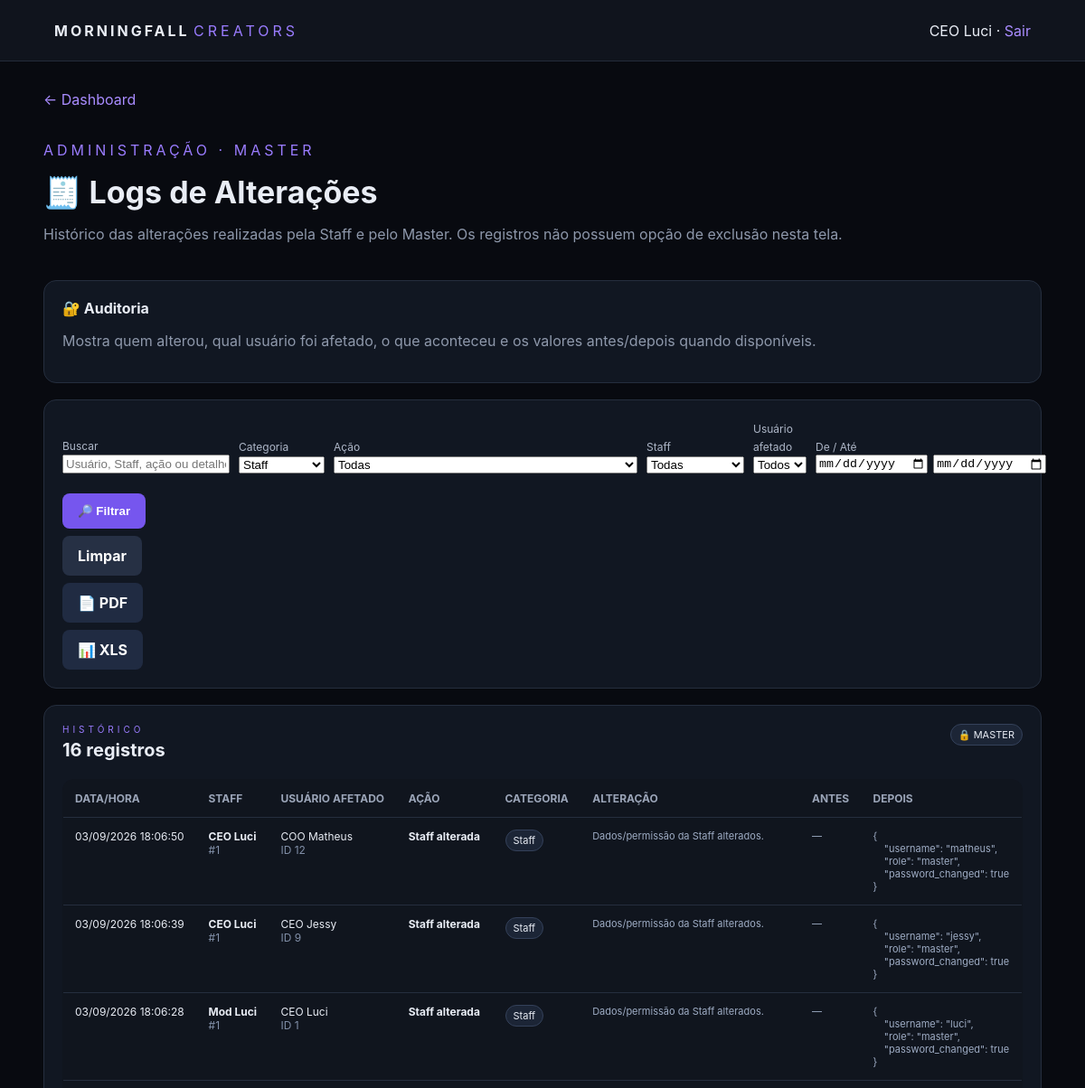
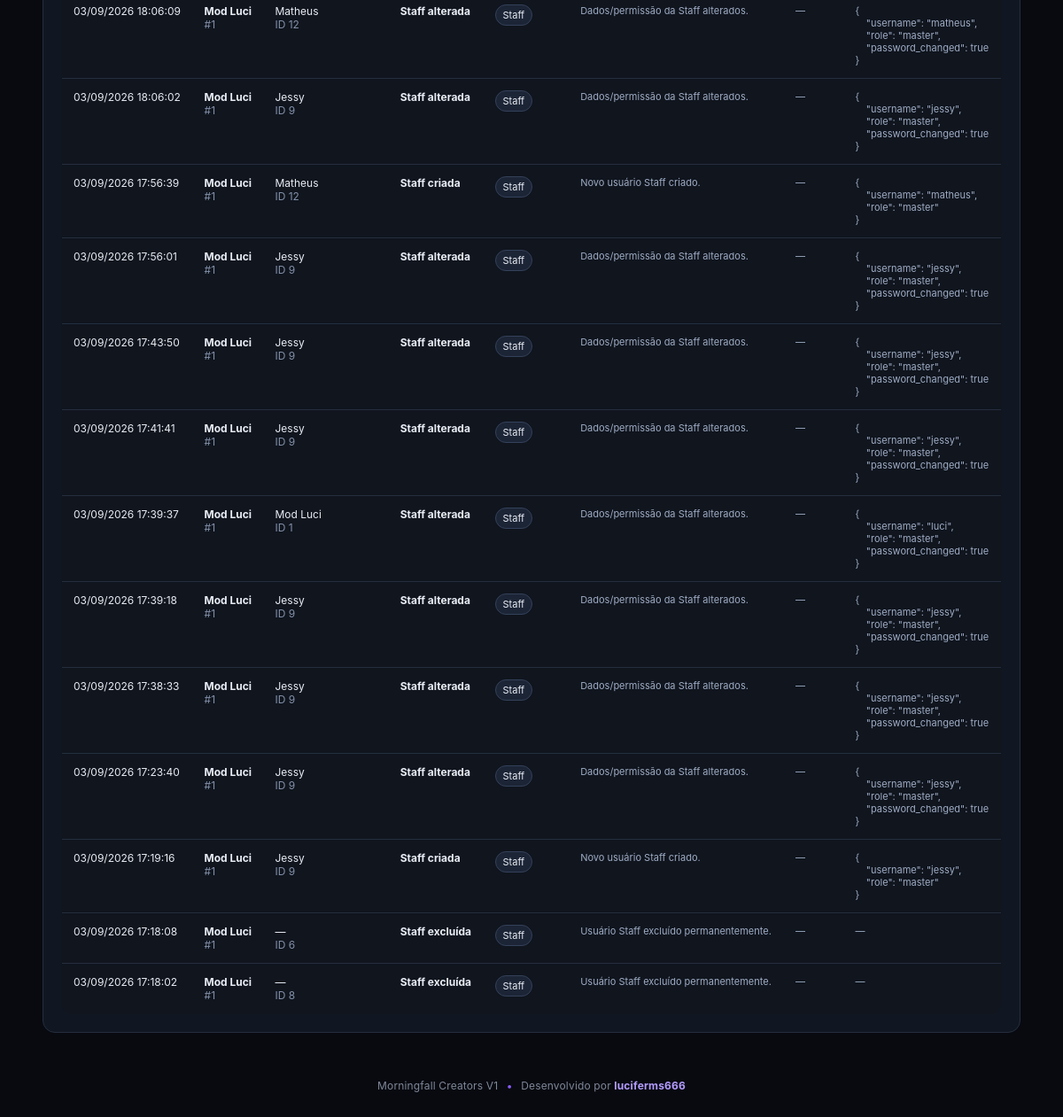
The page /admin/auditoria.php?category=Staff (signed in) on the database its author committed (2 pictures, top to bottom).
### tables this page shows
CREATE TABLE IF NOT EXISTS `audit_logs` (
  `id` bigint(20) UNSIGNED NOT NULL AUTO_INCREMENT,
  `staff_id` int(10) UNSIGNED DEFAULT NULL,
  `staff_name` varchar(150) NOT NULL,
  `affected_user_id` int(10) UNSIGNED DEFAULT NULL,
  `affected_user_name` varchar(150) DEFAULT NULL,
  `action` varchar(80) NOT NULL,
  `category` varchar(60) NOT NULL,
  `details` text DEFAULT NULL,
  `before_data` longtext DEFAULT NULL,
  `after_data` longtext DEFAULT NULL,
  `ip_address` varchar(45) DEFAULT NULL,
  `user_agent` varchar(500) DEFAULT NULL,
  `created_at` timestamp NULL DEFAULT current_timestamp(),
  PRIMARY KEY (`id`),
  KEY `idx_audit_created` (`created_at`),
  KEY `idx_audit_user` (`affected_user_id`),
  KEY `idx_audit_staff` (`staff_id`),
  KEY `idx_audit_action` (`action`),
  KEY `idx_audit_category` (`category`)
);

### admin/auditoria.php (the view, shortened to what this page needs)
<?php
require_once '../config/database.php';
$search=trim((string)($_GET['q']??''));
$category=trim((string)($_GET['category']??''));
$start=trim((string)($_GET['start']??''));
$end=trim((string)($_GET['end']??''));
$where=[];$params=[];
if($category!==''){ $where[]='a.category=?'; $params[]=$category; }
$whereSql=$where?'WHERE '.implode(' AND ',$where):'';
$q=$pdo->prepare("SELECT a.* FROM audit_logs a $whereSql ORDER BY a.created_at DESC,a.id DESC LIMIT 500");$q->execute($params);$logs=$q->fetchAll();
$categories=$pdo->query("SELECT DISTINCT category FROM audit_logs ORDER BY category")->fetchAll(PDO::FETCH_COLUMN);
function ae($v){return htmlspecialchars((string)$v,ENT_QUOTES,'UTF-8');}
function auditJson($v){ if(!$v) return '—'; $d=json_decode($v,true); if(is_array($d)) return json_encode($d,JSON_UNESCAPED_UNICODE|JSON_UNESCAPED_SLASHES|JSON_PRETTY_PRINT); return $v; }
$paramsGet=$_GET; unset($paramsGet['page']); $qs=http_build_query($paramsGet);
?>
<!doctype html><html lang="pt-BR"><head><link rel="stylesheet" href="../assets/css/style.css"></head><body><header class="topbar"><div><b>MORNINGFALL</b> <span>CREATORS</span></div><div><?=ae($_SESSION['staff_name']??'')?> · <a href="../logout.php">Sair</a></div></header>
<main class="container"><a href="index.php">← Dashboard</a><div class="page-head"><div><p class="eyebrow">ADMINISTRAÇÃO · MASTER</p><h1>🧾 Logs de Alterações</h1><p class="muted">Histórico das alterações realizadas pela Staff e pelo Master. Os registros não possuem opção de exclusão nesta tela.</p></div></div>
<div class="panel master-note"><strong>🔐 Auditoria</strong><p class="muted">Mostra quem alterou, qual usuário foi afetado, o que aconteceu e os valores antes/depois quando disponíveis.</p></div>
<section class="panel"><form method="get" class="audit-toolbar"><div><label>Buscar</label><input name="q" value="<?=ae($search)?>" placeholder="Usuário, Staff, ação ou detalhe"></div><div><label>Categoria</label><select name="category"><option value="">Todas</option><?php foreach($categories as $c):?><option value="<?=ae($c)?>" <?=$category===$c?'selected':''?>><?=ae($c)?></option><?php endforeach;?></select></div><div><label>Ação</label><select name="action"><option value="">Todas</option><?php foreach($actions as $a):?><option value="<?=ae($a)?>" <?=$action===$a?'selected':''?>><?=ae($a)?></option><?php endforeach;?></select></div><div><label>Staff</label><select name="staff_id"><option value="0">Todas</option><?php foreach($staffRows as $r):?><option value="<?=$r['id']?>" <?=$staffId===(int)$r['id']?'selected':''?>><?=ae($r['name'])?></option><?php endforeach;?></select></div><div><label>Usuário afetado</label><select name="user_id"><option value="0">Todos</option><?php foreach($users as $r):?><option value="<?=$r['id']?>" <?=$userId===(int)$r['id']?'selected':''?>><?=ae($r['name'])?></option><?php endforeach;?></select></div><div><label>De / Até</label><div style="display:flex;gap:6px"><input type="date" name="start" value="<?=ae($start)?>"><input type="date" name="end" value="<?=ae($end)?>"></div></div><div class="audit-actions"><button class="btn primary">🔎 Filtrar</button><a class="btn secondary" href="auditoria.php">Limpar</a><a class="btn export-btn" href="auditoria_pdf.php?<?=$qs?>" target="_blank">📄 PDF</a><a class="btn export-btn" href="auditoria_xls.php?<?=$qs?>">📊 XLS</a></div></form></section>
<section class="panel" style="margin-top:18px"><div class="section-title"><div><p class="eyebrow">HISTÓRICO</p><h2><?=count($logs)?> registros</h2></div><span class="audit-pill">🔒 MASTER</span></div><div class="table-wrap"><table class="audit-table"><thead><tr><th>Data/Hora</th><th>Staff</th><th>Usuário afetado</th><th>Ação</th><th>Categoria</th><th>Alteração</th><th>Antes</th><th>Depois</th></tr></thead><tbody><?php if(!$logs):?><tr><td colspan="8" class="audit-empty">Nenhum registro encontrado.</td></tr><?php else: foreach($logs as $r):?><tr><td><?=ae(date('d/m/Y H:i:s',strtotime($r['created_at'])))?></td><td><strong><?=ae($r['staff_name'])?></strong><div class="audit-muted">#<?=ae($r['staff_id']??'')?></div></td><td><?=ae($r['affected_user_name']??'—')?><div class="audit-muted"><?=!empty($r['affected_user_id'])?'ID '.$r['affected_user_id']:''?></div></td><td><strong><?=ae($r['action'])?></strong></td><td><span class="audit-pill"><?=ae($r['category'])?></span></td><td class="audit-detail"><?=ae($r['details']??'')?></td><td class="audit-detail"><?=ae(auditJson($r['before_data']))?></td><td class="audit-detail"><?=ae(auditJson($r['after_data']))?></td></tr><?php endforeach; endif;?></tbody></table></div></section>
</main><footer class="site-footer">Morningfall Creators V1 <span>•</span> Desenvolvido por <a href="https://discord.com/users/207712204890439680" target="_blank" rel="noopener noreferrer">luciferms666</a></footer></body></html>

### assets/css/style.css (style rules this page uses)
* { box-sizing:border-box }
body { margin:0;background:#080a10;color:#e9edf5;font-family:Inter,Arial,sans-serif }
a { color:#a98cff;text-decoration:none }
.topbar { height:68px;padding:0 5%;display:flex;align-items:center;justify-content:space-between;background:#10141d;border-bottom:1px solid #242b3a }
.topbar b { letter-spacing:3px }
.topbar span,.eyebrow { color:#9a7cff;letter-spacing:4px }
.container { width:min(1180px,92%);margin:32px auto }
.page-head,.profile-head { display:flex;align-items:center;justify-content:space-between;gap:20px;margin:20px 0 25px }
h1 { font-size:34px;margin:5px 0 10px }
h2 { margin-top:36px }
.stat,.panel,.profile-head { background:#111722;border:1px solid #252e3e;border-radius:14px;padding:20px }
.btn { display:inline-block;border:0;border-radius:8px;padding:12px 17px;color:#fff;cursor:pointer;font-weight:700 }
.primary { background:#7656ee }
table { width:100%;border-collapse:collapse;background:#10151e;border:1px solid #252e3e;border-radius:12px;overflow:hidden }
th,td { padding:13px;border-bottom:1px solid #252e3e;text-align:left }
th { color:#9ba5b8;font-size:12px;text-transform:uppercase }
tr:last-child td { border-bottom:0 }
.muted { color:#8e98ab }
.secondary { background:#263044 }
label { font-size:12px;color:#aeb7c8;margin-top:8px }
.section-title { display:flex;align-items:flex-start;justify-content:space-between;gap:15px;margin-bottom:20px }
.section-title h2 { font-size:20px;margin:5px 0 0 }
.section-title .eyebrow { margin:0;font-size:10px }
.table-wrap { overflow-x:auto;border-radius:12px }
.site-footer { width:100%;text-align:center;padding:20px 16px 28px;color:#7f8798;font-size:12px;letter-spacing:.15px }
.site-footer span { color:#8b5cf6;margin:0 6px }
.site-footer a { color:#b49cff;text-decoration:none;font-weight:700 }

### admin/auditoria.php (style rules this page uses)
.audit-toolbar { display:grid;grid-template-columns:2fr 1fr 1fr 1fr 1fr 1fr;gap:10px;align-items:end }
.audit-toolbar label { font-size:12px }
.audit-actions { display:flex;gap:8px;flex-wrap:wrap;margin-top:12px }
.audit-table td { vertical-align:top }
.audit-detail { max-width:360px;white-space:pre-wrap;font-size:11px;color:#9eacc4 }
.audit-pill { display:inline-block;padding:4px 8px;border-radius:999px;background:#1c2536;border:1px solid #34415a;font-size:11px }
.audit-muted { color:#8391aa;font-size:12px }
.export-btn { background:#202b42!important }
.master-note { margin-bottom:18px }
.audit-table { font-size:12px }

### rows shown on the page
audit_logs: created_at "03/09/2026 18:06:50", staff_name "CEO Luci", staff "1", affected_user_name "COO Matheus", affected_user "12", action "Staff alterada", category "Staff", details "Dados/permissão da Staff alterados.", before_data "—", after_data "{ \"username\": \"matheus\", \"role\": \"master\", \"password_changed\": true }"
audit_logs: created_at "03/09/2026 18:06:39", staff_name "CEO Luci", staff "1", affected_user_name "CEO Jessy", affected_user "9", action "Staff alterada", category "Staff", details "Dados/permissão da Staff alterados.", before_data "—", after_data "{ \"username\": \"jessy\", \"role\": \"master\", \"password_changed\": true }"
audit_logs: created_at "03/09/2026 18:06:28", staff_name "Mod Luci", staff "1", affected_user_name "CEO Luci", affected_user "1", action "Staff alterada", category "Staff", details "Dados/permissão da Staff alterados.", before_data "—", after_data "{ \"username\": \"luci\", \"role\": \"master\", \"password_changed\": true }"
audit_logs: created_at "03/09/2026 18:06:09", staff_name "Mod Luci", staff "1", affected_user_name "Matheus", affected_user "12", action "Staff alterada", category "Staff", details "Dados/permissão da Staff alterados.", before_data "—", after_data "{ \"username\": \"matheus\", \"role\": \"master\", \"password_changed\": true }"
audit_logs: created_at "03/09/2026 18:06:02", staff_name "Mod Luci", staff "1", affected_user_name "Jessy", affected_user "9", action "Staff alterada", category "Staff", details "Dados/permissão da Staff alterados.", before_data "—", after_data "{ \"username\": \"jessy\", \"role\": \"master\", \"password_changed\": true }"
audit_logs: created_at "03/09/2026 17:56:39", staff_name "Mod Luci", staff "1", affected_user_name "Matheus", affected_user "12", action "Staff criada", category "Staff", details "Novo usuário Staff criado.", before_data "—", after_data "{ \"username\": \"matheus\", \"role\": \"master\" }"
audit_logs: created_at "03/09/2026 17:56:01", staff_name "Mod Luci", staff "1", affected_user_name "Jessy", affected_user "9", action "Staff alterada", category "Staff", details "Dados/permissão da Staff alterados.", before_data "—", after_data "{ \"username\": \"jessy\", \"role\": \"master\", \"password_changed\": true }"
audit_logs: created_at "03/09/2026 17:43:50", staff_name "Mod Luci", staff "1", affected_user_name "Jessy", affected_user "9", action "Staff alterada", category "Staff", details "Dados/permissão da Staff alterados.", before_data "—", after_data "{ \"username\": \"jessy\", \"role\": \"master\", \"password_changed\": true }"
audit_logs: created_at "03/09/2026 17:41:41", staff_name "Mod Luci", staff "1", affected_user_name "Jessy", affected_user "9", action "Staff alterada", category "Staff", details "Dados/permissão da Staff alterados.", before_data "—", after_data "{ \"username\": \"jessy\", \"role\": \"master\", \"password_changed\": true }"
audit_logs: created_at "03/09/2026 17:39:37", staff_name "Mod Luci", staff "1", affected_user_name "Mod Luci", affected_user "1", action "Staff alterada", category "Staff", details "Dados/permissão da Staff alterados.", before_data "—", after_data "{ \"username\": \"luci\", \"role\": \"master\", \"password_changed\": true }"
audit_logs: created_at "03/09/2026 17:39:18", staff_name "Mod Luci", staff "1", affected_user_name "Jessy", affected_user "9", action "Staff alterada", category "Staff", details "Dados/permissão da Staff alterados.", before_data "—", after_data "{ \"username\": \"jessy\", \"role\": \"master\", \"password_changed\": true }"
audit_logs: created_at "03/09/2026 17:38:33", staff_name "Mod Luci", staff "1", affected_user_name "Jessy", affected_user "9", action "Staff alterada", category "Staff", details "Dados/permissão da Staff alterados.", before_data "—", after_data "{ \"username\": \"jessy\", \"role\": \"master\", \"password_changed\": true }"
audit_logs: created_at "03/09/2026 17:23:40", staff_name "Mod Luci", staff "1", affected_user_name "Jessy", affected_user "9", action "Staff alterada", category "Staff", details "Dados/permissão da Staff alterados.", before_data "—", after_data "{ \"username\": \"jessy\", \"role\": \"master\", \"password_changed\": true }"
audit_logs: created_at "03/09/2026 17:19:16", staff_name "Mod Luci", staff "1", affected_user_name "Jessy", affected_user "9", action "Staff criada", category "Staff", details "Novo usuário Staff criado.", before_data "—", after_data "{ \"username\": \"jessy\", \"role\": \"master\" }"
audit_logs: created_at "03/09/2026 17:18:08", staff_name "Mod Luci", staff "1", affected_user_name "—", affected_user "6", action "Staff excluída", category "Staff", details "Usuário Staff excluído permanentemente.", before_data "—", after_data "—"
audit_logs: created_at "03/09/2026 17:18:02", staff_name "Mod Luci", staff "1", affected_user_name "—", affected_user "8", action "Staff excluída", category "Staff", details "Usuário Staff excluído permanentemente.", before_data "—", after_data "—"

### other values the page prints
ae($_SESSION['staff_name']??'') "CEO Luci"
count($logs) "16"
form field category "Staff"
